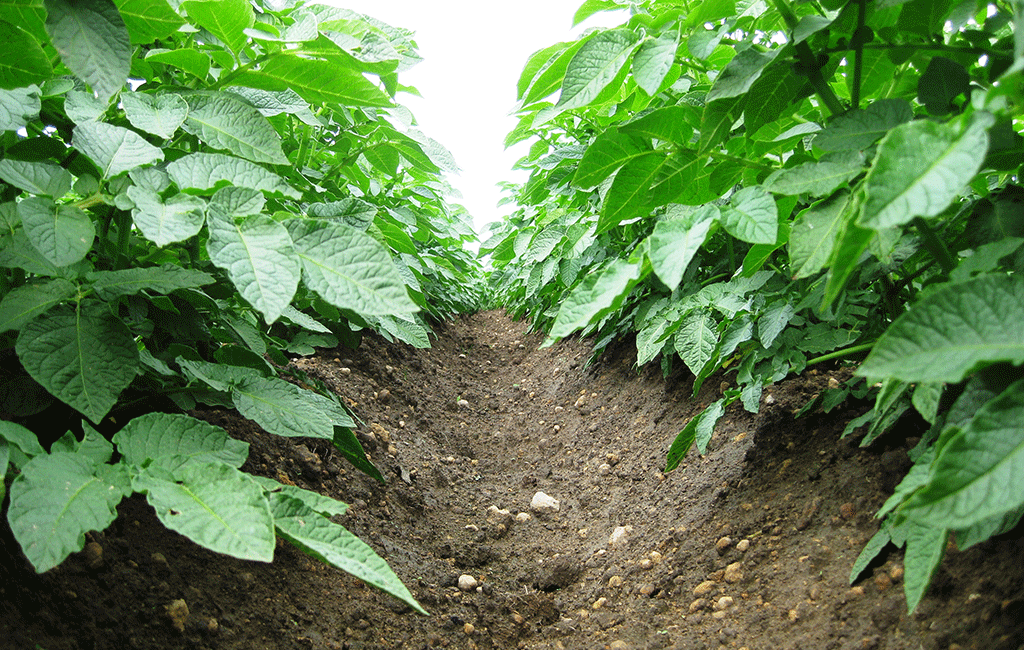
#> input picture IMG_TEST/c3.png, 1024 x 650 px
$ python watershed_laplace.py   (older library calls are emulated)
#> lines starting #> are read from the running program, lines starting #| are printed output that depends on the picture; after the words box and inside, x2 and y2 are one past the last pixel; in counts of white or black regions, pixels touching at a corner belong together
import matplotlib.pyplot as plt
from skimage.morphology import disk
import cv2
import time

img=cv2.imread("./c3.png")[:,:,2]
#> img: shape (650, 1024); min 11, max 255, mean 98.6
kernel = disk(3)

start = time.time()

denoised= cv2.medianBlur(img,19)
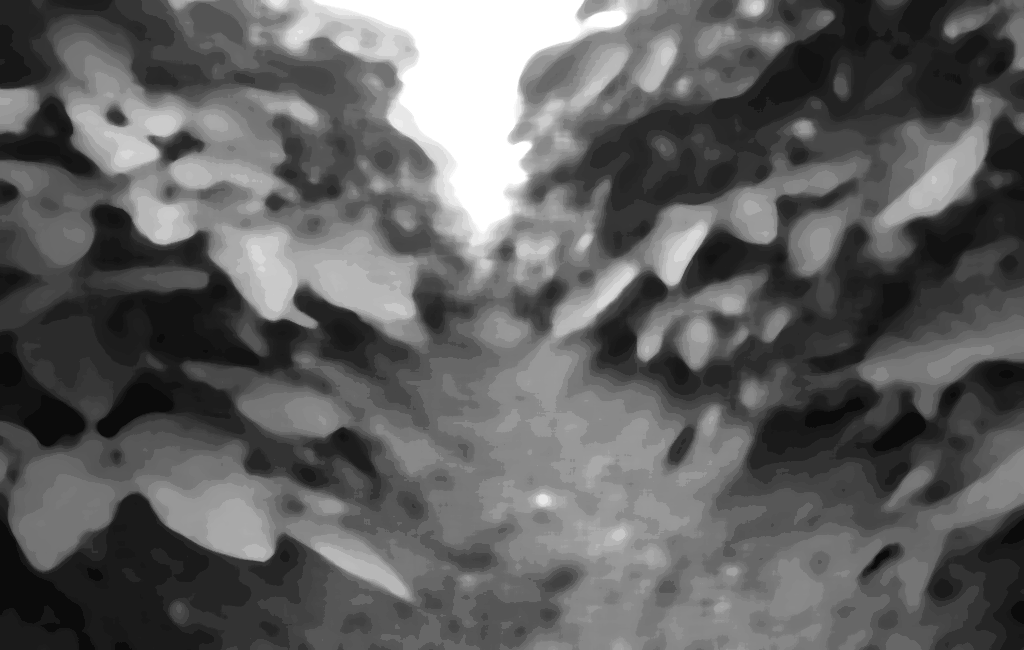
#> denoised: shape (650, 1024); min 11, max 255, mean 96.9
denoised = cv2.GaussianBlur(denoised, (15, 15), 1)

gradient =cv2.Laplacian(denoised,cv2.CV_8U)
gradient= cv2.medianBlur(gradient,5)
gradient = cv2.GaussianBlur(gradient,(1,1),0)
ret, markers = cv2.threshold(gradient,0,255,cv2.THRESH_BINARY)
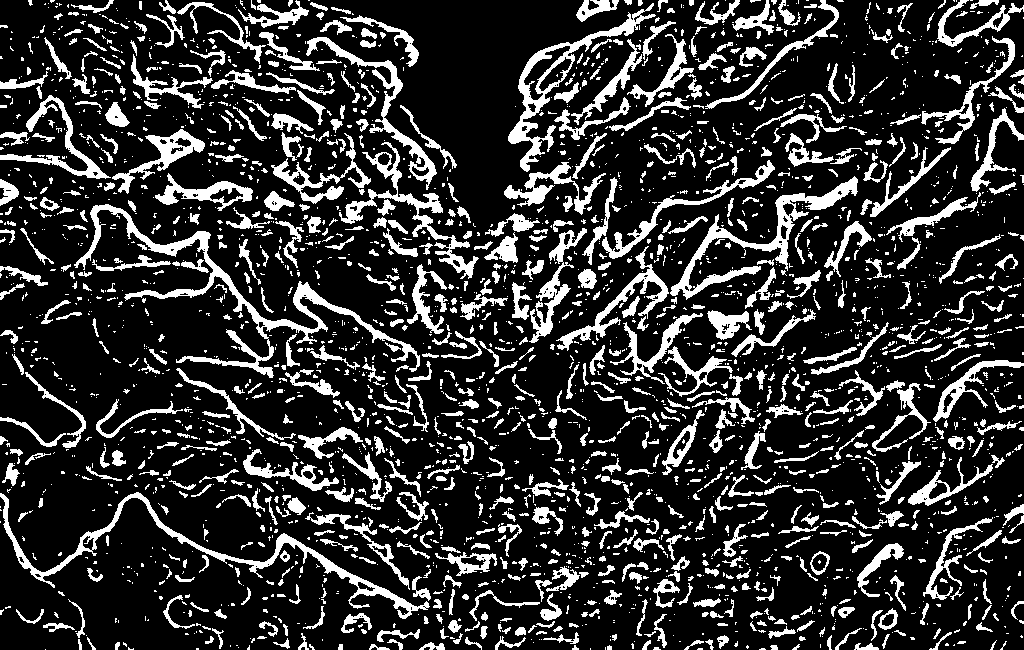
#> markers: shape (650, 1024); 19.5% white; 2908 white regions (1996 under 20 px), largest, box (x1, y1, x2, y2) and area: (74, 204, 420, 378) 5301, (0, 492, 430, 619) 3740, (670, 176, 858, 300) 3238

markers = 255-cv2.dilate(markers,kernel,iterations =2)
#> markers: shape (650, 1024); 20.2% white; 764 white regions (386 under 20 px), largest, box (x1, y1, x2, y2) and area: (325, 0, 624, 228) 21598, (56, 504, 200, 650) 7107, (0, 275, 176, 428) 6032
ret, markers_ = cv2.connectedComponents(markers)
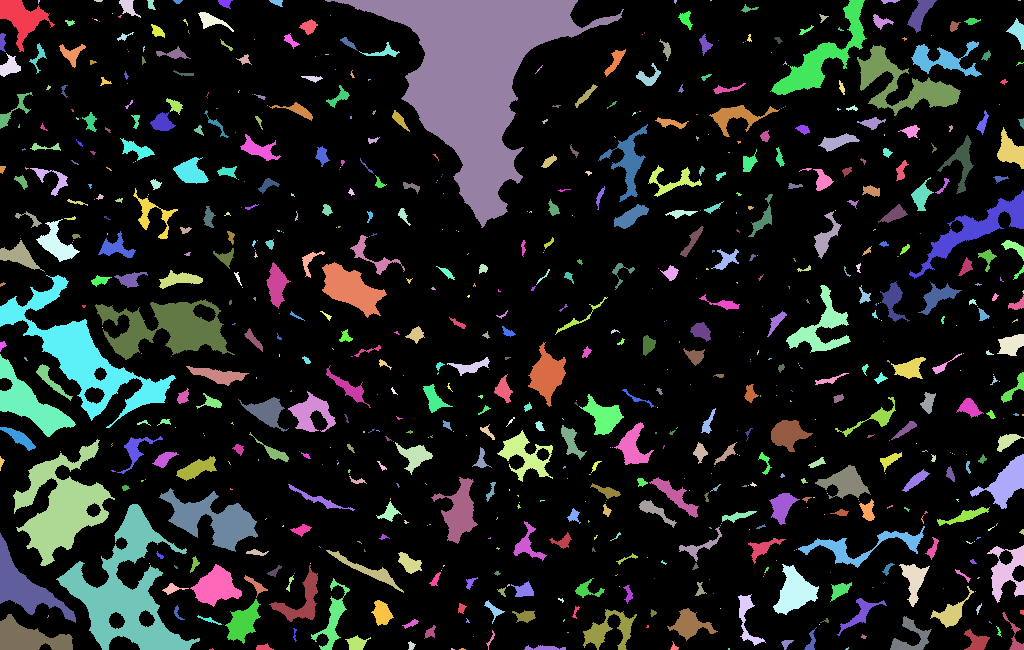
#> markers_: shape (650, 1024) int32; 765 distinct labels, from 0 to 764; one colour per label, 0 black
#> ret = 765

# process the watershed
k=cv2.merge((img,img,img))
labels=cv2.watershed(k,markers_)
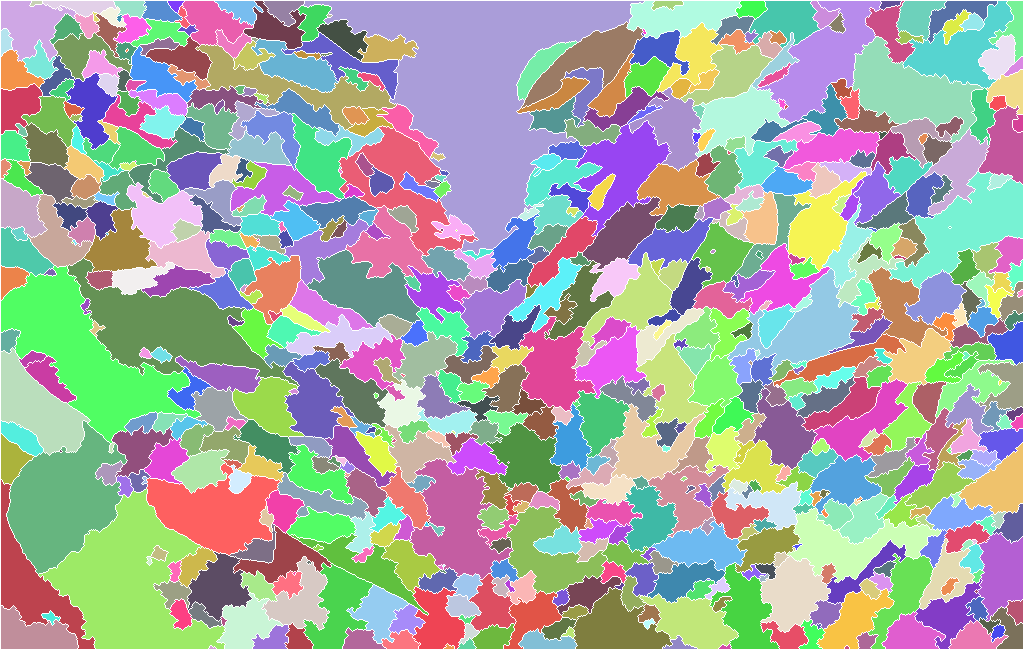
#> labels: shape (650, 1024) int32; 764 distinct labels, from -1 to 764; one colour per label, 0 black, -1 white

end = time.time()
print(end-start)

# display results
fig, axes = plt.subplots(nrows=2, ncols=2, figsize=(8, 8),
                         sharex=True, sharey=True)
ax = axes.ravel()

ax[0].imshow(denoised, cmap=plt.cm.gray)
ax[0].set_title("Denoised")

ax[1].imshow(gradient, cmap=plt.cm.nipy_spectral)
ax[1].set_title("Image under HPF")

ax[2].imshow(markers, cmap=plt.cm.nipy_spectral)
ax[2].set_title("Markers")

ax[3].imshow(img, cmap=plt.cm.gray)
ax[3].imshow(labels, cmap=plt.cm.nipy_spectral, alpha=.5)
ax[3].set_title("Segmented")

for a in ax:
    a.axis('off')

fig.tight_layout()
plt.show()

metod='laplace'

plt.imsave('./denoised_'+str(metod)+'.png',denoised,cmap=plt.cm.gray)
plt.imsave('./gradient_'+str(metod)+'.png',gradient,cmap=plt.cm.nipy_spectral)
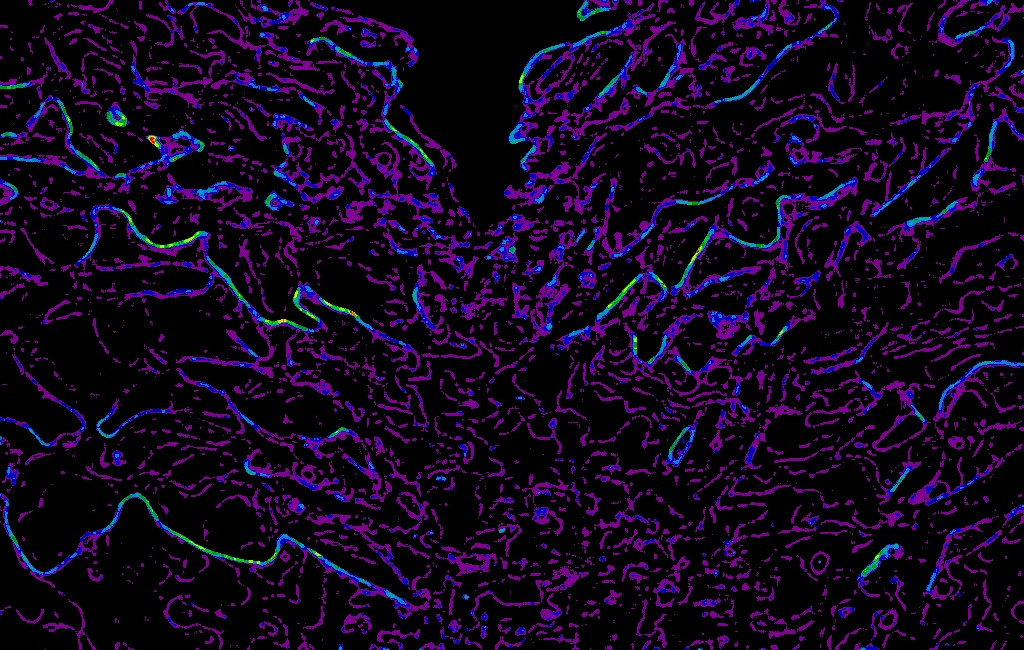
#> saved as gradient_laplace.png: shape (650, 1024, 3); mean R, G, B 19.2, 2.8, 30.8
plt.imsave('./markers_'+str(metod)+'.png',markers,cmap=plt.cm.nipy_spectral)
plt.imsave('./segmented_'+str(metod)+'.png',labels,cmap=plt.cm.nipy_spectral)
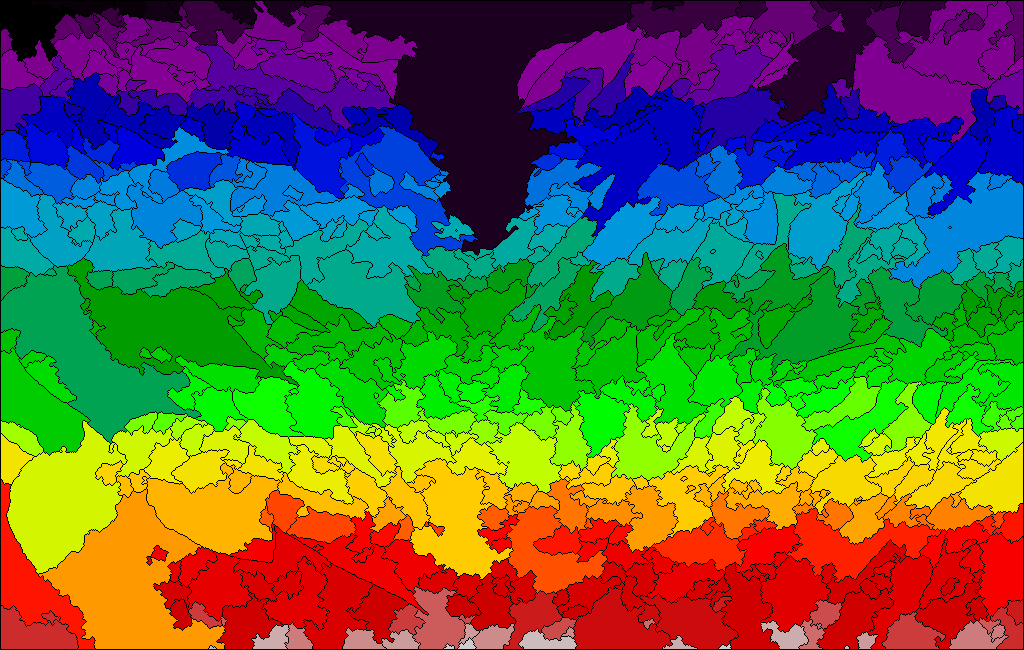
#> saved as segmented_laplace.png: shape (650, 1024, 3); mean R, G, B 86.9, 102.2, 66.6

$ run again, with IMG_TEST/c11.png copied over IMG_TEST/c3.png
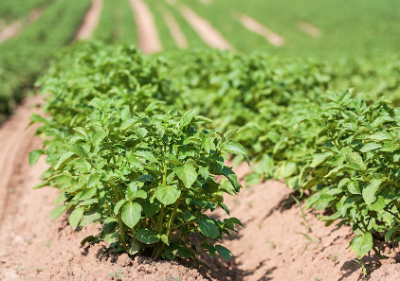
#> input picture IMG_TEST/c11.png, 400 x 281 px
#> `ret, markers_ = cv2.connectedComponents(markers)`:
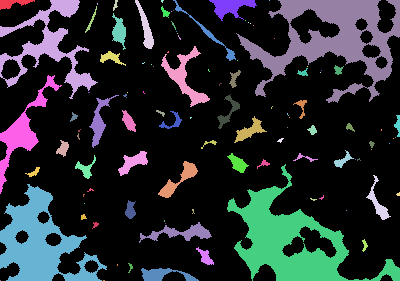
#> markers_: shape (281, 400) int32; 106 distinct labels, from 0 to 105; one colour per label, 0 black
#> ret = 106
#> labels: shape (281, 400) int32; 104 distinct labels, from -1 to 103
#> `plt.imsave('./segmented_'+str(metod)+'.png',labels,cmap=plt.cm.nipy_sp..`:
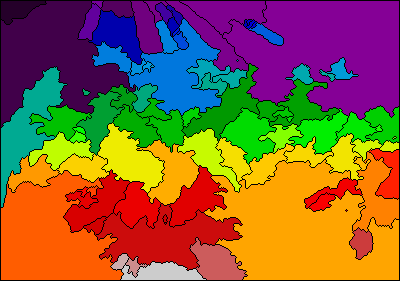
#> saved as segmented_laplace.png: shape (281, 400, 3); mean R, G, B 136.8, 93.5, 56.3

$ run again, with IMG_TEST/c12.png copied over IMG_TEST/c3.png
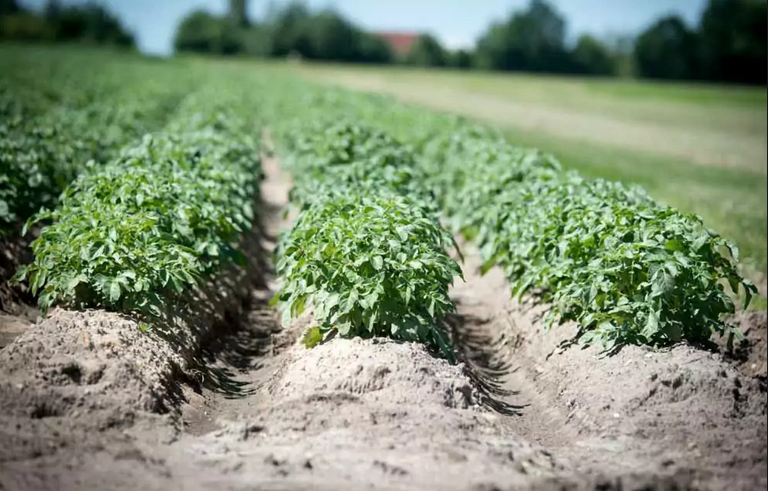
#> input picture IMG_TEST/c12.png, 768 x 491 px
#> `ret, markers_ = cv2.connectedComponents(markers)`:
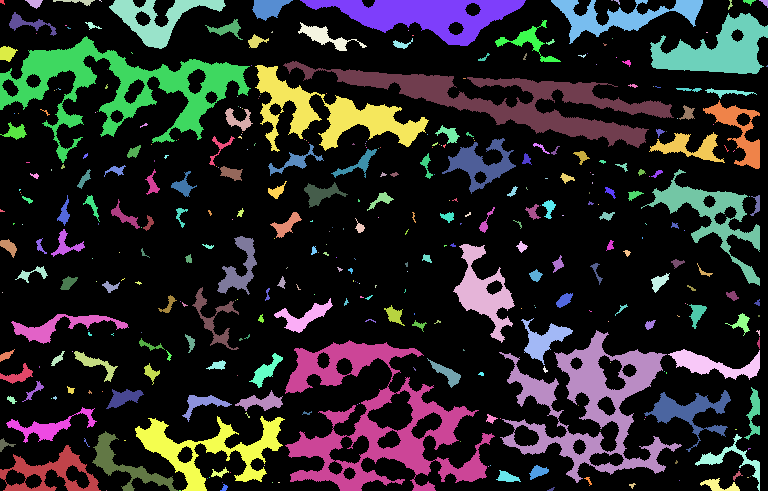
#> markers_: shape (491, 768) int32; 380 distinct labels, from 0 to 379; one colour per label, 0 black
#> ret = 380
#> labels: shape (491, 768) int32; 378 distinct labels, from -1 to 377
#> `plt.imsave('./segmented_'+str(metod)+'.png',labels,cmap=plt.cm.nipy_sp..`:
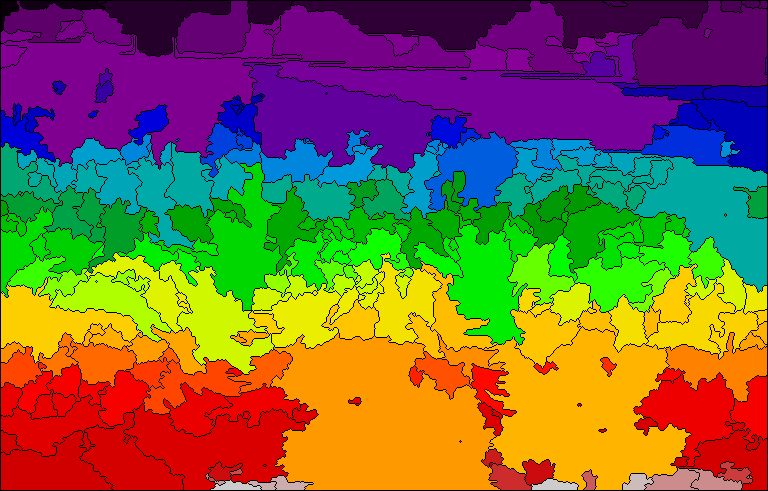
#> saved as segmented_laplace.png: shape (491, 768, 3); mean R, G, B 121.9, 99.4, 60.5

$ run again, with IMG_TEST/c13.png copied over IMG_TEST/c3.png
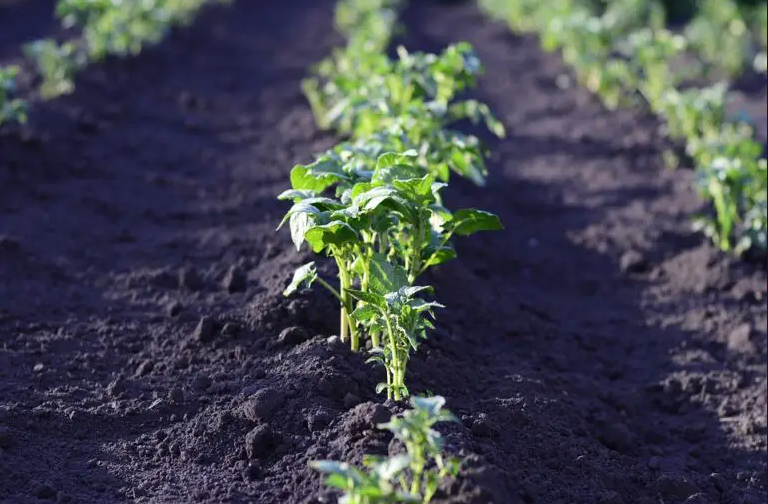
#> input picture IMG_TEST/c13.png, 768 x 504 px
#> `ret, markers_ = cv2.connectedComponents(markers)`:
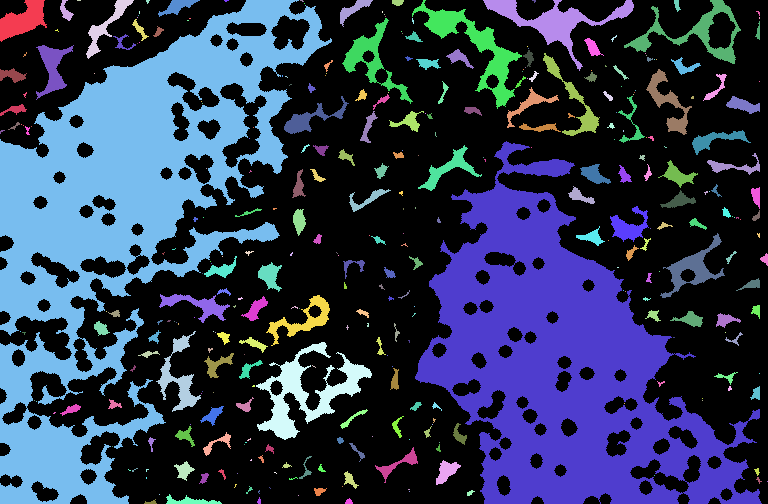
#> markers_: shape (504, 768) int32; 338 distinct labels, from 0 to 337; one colour per label, 0 black
#> ret = 338
#> labels: shape (504, 768) int32; 337 distinct labels, from -1 to 337
#> `plt.imsave('./segmented_'+str(metod)+'.png',labels,cmap=plt.cm.nipy_sp..`:
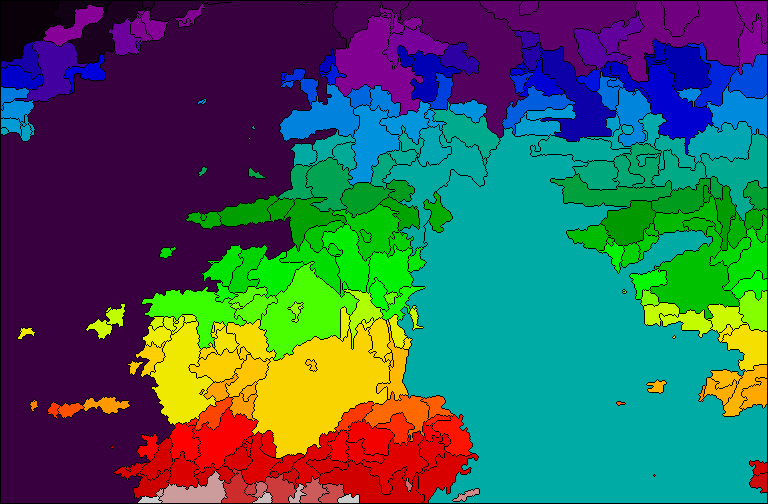
#> saved as segmented_laplace.png: shape (504, 768, 3); mean R, G, B 58.3, 92.1, 88.3
